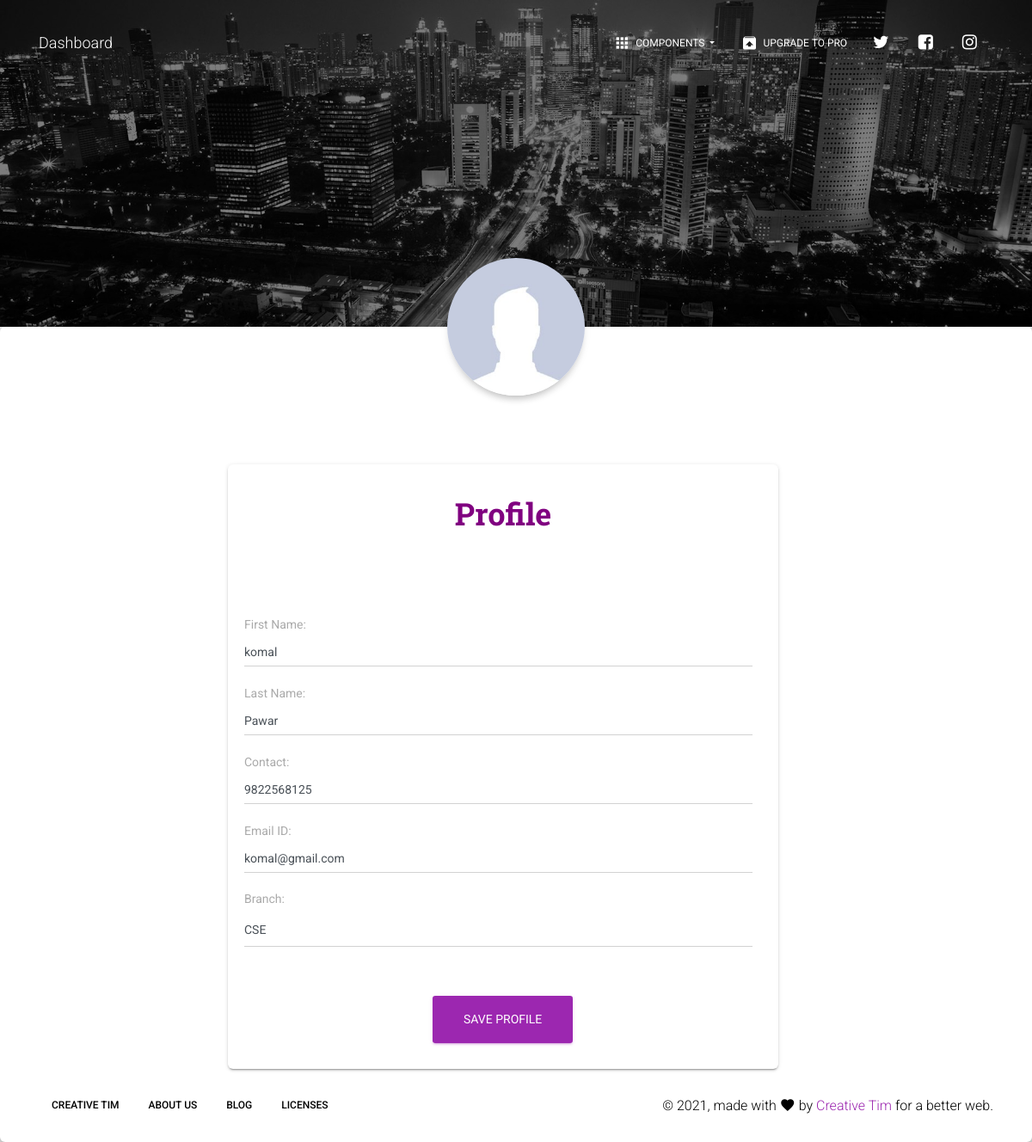
/notes/stueditprofile/12/ (signed in), run on an earlier commit of the app's database.
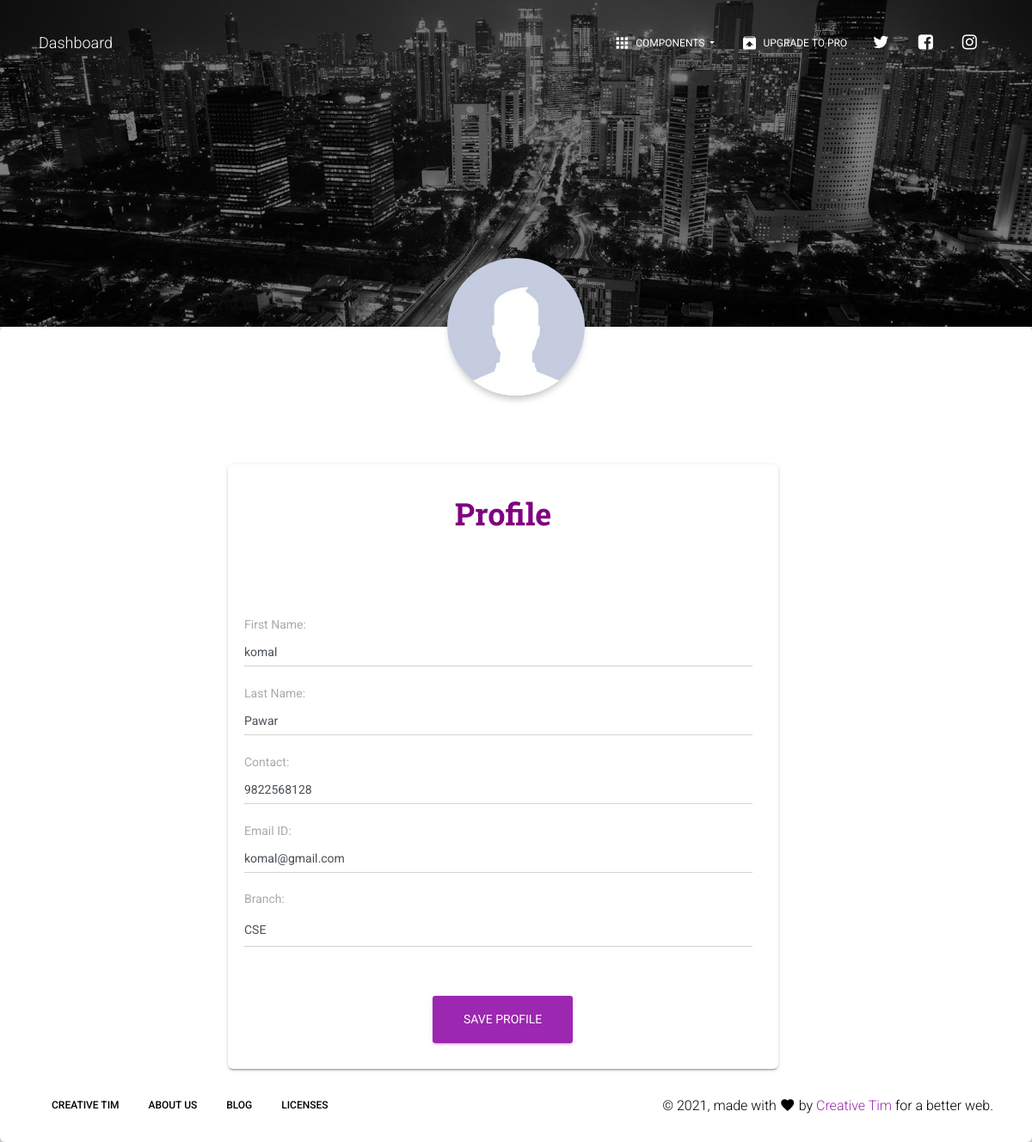
And on a later commit of the database.
### onlinenotes/models.py (models this page shows, shortened)
class signup(models.Model):
    user = models.ForeignKey(User,on_delete=models.CASCADE)
    contact = models.CharField(max_length=10)
    branch = models.CharField(max_length=30)
    role = models.CharField(max_length=30)

### onlinenotes/views.py (the view, shortened to what this page needs)
# urls.py: path('stueditprofile/<int:id>/',views.stueditprofile,name="stueditprofile"),
def stueditprofile(request,id):
    if not request.user.is_authenticated:
        return HttpResponseRedirect('/')
    user = User.objects.get(id=id)
    fm = signup.objects.get(user=user)
    return render(request,'onlinenotes/stueditprofile.html',{'fm':fm})

### onlinenotes/templates/onlinenotes/stueditprofile.html (shortened to what the changed rows need)
<!DOCTYPE html>
{% load static %}
<html lang="en">
  <head>
    <link rel="stylesheet" href="https://maxcdn.bootstrapcdn.com/font-awesome/latest/css/font-awesome.min.css">
    <link href="{% static 'assets/css/material-kit.css' %}" rel="stylesheet" />
    <link href="{% static 'assets/demo/demo.css' %}" rel="stylesheet" />
  </head>
<body class="profile-page sidebar-collapse">
  <div class="main main-raised">
    <div class="profile-content">
      <div class="container">
                  <div class="row container">
                      <div class="col-md-12">
                          <div class="card" style="width: 40rem; margin:auto;">
                              <div class="card-text">
                                  <h2 class="title" align="center" style="color: purple">Profile</h2>
                              </div>
                              <br>
                              <br>
                              <div class="card-body">
                                <form class="form" method="POST" action="">
                                          <div class="row">
                                              <div class="col-md-12 pl-md-1">
                                                  <div class="form-group">
                                                      <label for="contact">Contact: </label>
                                                      <input id="contact" type="text" class="form-control" value={{fm.contact}} name="contact" required="required" />
                                                  </div>
                                              </div>
                                          </div>
                                         <div class="row">
                                            <div class="col-md-12 pl-md-1">
                                                <div class="form-group">
                                                    <label for="branch"> Branch: </label>
                                                    <select name="branch" class="form-control" id="branch" value={{fm.branch}} required="required">
                                                        <option value="CSE">CSE</option>
                                                    </select>
                                                </div>
                                            </div>
                                         </div><br>
                                </form>
                              </div>
                          </div>
        </div>
      </div>
    </div>
  </div>
</body>
</html>

What changed in the data, as far as the page shows it:
changed signup "CSE": contact "9822568125" → "9822568128"
